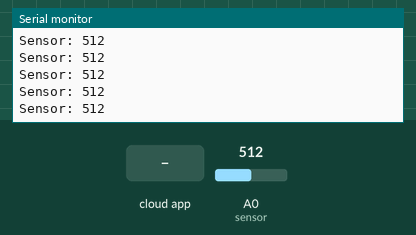
Simulated run of this sketch. Board: ESP8266 (NodeMCU). Shown: the last lines printed to the serial monitor. The test bench sets the inputs (shaded band); at power-on: A0 (sensor) = 512. WiFi joins after 1.5 s; servers stay silent unless stated; random numbers use the default seed unless the sketch sets one; no MQTT or app messages arrive unless stated; not simulated (calls return 0 or success): credentials.h.

Above: at 3.7 s.
3.8 s: A0 (sensor) set to 490
At 4.89 s:
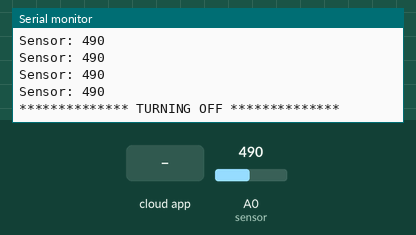
6.3 s: the phone or cloud app sets ledcurtainremote to 0
At 6.37 s:
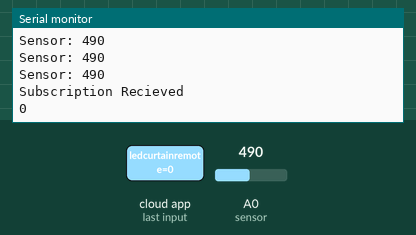
7.8 s: A0 (sensor) set to 510
At 8.95 s:
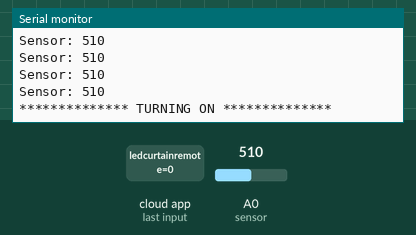
10.3 s: the phone or cloud app sets ledcurtainremote to 1
At 10.45 s:
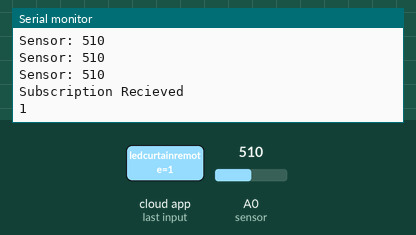
Timing chart, 0 to 12.8 s (numbered marks = the images above; inputs shaded):
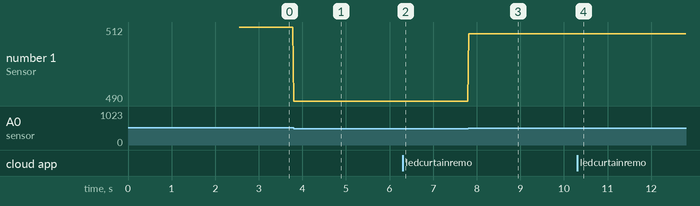

Measured:
- after the input at 3.8 s, the serial monitor: prints a new line at once (image 1)
- after the input at 6.3 s, the serial monitor: prints a new line at once (image 2)
- after the input at 7.8 s, the serial monitor: prints a new line at once (image 3)
- after the input at 10.3 s, the serial monitor: prints a new line at once (image 4)
- plotted number 1: 512 → 490 after the input at 3.8 s, 490 → 510 after the input at 7.8 s

The sketch:

LedCurtainRemote.ino
```cpp
/**
*
*
*  This is an IR controller designed to integrate a remote control LED curtain
*  with my smart home using MQTT. This code is dedicating to detecting the
*  power signal and sends MQTT commands to the IR blaster.    -Manny Batt
*
*
*         LED Curtain IR Codes
* F738C7 On     F7B847 Off       F77887 Mode
* F700FF Red    F7807F Green     F740BF Blue
* F720DF Yellow F7A05F Cyan      F7609F Purple
* F7C03F White  F7E01F Color W.  F708F7 Mode+
* F78877 Mode-  F748B7 Speed+    F7C837 Speed-
* F710EF M1     F7906F M2        F750AF M3
* F7D02F M4     F730CF M5        F7B04F M6
* F7708F M7     F7F00F M8
*
**/


// ***************************************
// ********** Global Variables ***********
// ***************************************


//Globals for Wifi Setup and OTA
#include <credentials.h>
#include <ESP8266WiFi.h>
#include <ESP8266mDNS.h>
#include <WiFiUdp.h>
#include <ArduinoOTA.h>

//WiFi Credentials
#ifndef STASSID
#define STASSID "your_ssid"
#endif
#ifndef STAPSK
#define STAPSK  "your_password"
#endif
const char* ssid = STASSID;
const char* password = STAPSK;

//MQTT
#include <Adafruit_MQTT.h>
#include <Adafruit_MQTT_Client.h>
#ifndef AIO_SERVER
#define AIO_SERVER      "your_MQTT_server_address"
#endif
#ifndef AIO_SERVERPORT
#define AIO_SERVERPORT  0000 //Your MQTT port
#endif
#ifndef AIO_USERNAME
#define AIO_USERNAME    "your_MQTT_username"
#endif
#ifndef AIO_KEY
#define AIO_KEY         "your_MQTT_key"
#endif
#define MQTT_KEEP_ALIVE 150
unsigned long previousTime;

//IR
#include <IRremoteESP8266.h>
#include <IRsend.h>
const uint16_t kIrLed = D7;
IRsend irsend(kIrLed);

//Analog
int sensor = A0;

//MQTT Startup
WiFiClient client;
Adafruit_MQTT_Client mqtt(&client, AIO_SERVER, AIO_SERVERPORT, AIO_USERNAME, AIO_KEY);
Adafruit_MQTT_Subscribe ledCurtain = Adafruit_MQTT_Subscribe(&mqtt, AIO_USERNAME "/feeds/ledcurtainremote");

//Variables
int powerState = 0;
int prevPowerState = 0;
int pendingPowerState = 0;


// ***************************************
// *************** Setup *****************
// ***************************************


void setup() {

  //Initialize IR
  irsend.begin();

  //Initialize Serial
  Serial.begin(115200);
  Serial.println("Booting");

  //WiFi Initialization
  wifiSetup();

  //Initialize MQTT
  mqtt.subscribe(&ledCurtain);
  MQTT_connect();

  //Check for power status of patronus
  int firstCheck = analogRead(sensor);
  if (firstCheck > 500) {
    powerState = 1;
    prevPowerState = 1;
  }
  Serial.print("Initial Power State: ");
  Serial.println(powerState);
  delay(1000);
}


// ***************************************
// ************* Da Loop *****************
// ***************************************


void loop() {

  //Network Housekeeping
  ArduinoOTA.handle();
  MQTT_connect();

  //Check for power to the Patronus and determine if the state is on or off
  int reading = analogRead(sensor);
  Serial.print("Sensor: ");
  Serial.println(reading);
  if(reading > 500){
    pendingPowerState++;
    if(pendingPowerState > 49){
      pendingPowerState = 50;
      powerState = 1;
    }
  }
  else if(reading < 500){
    pendingPowerState--;
    if(pendingPowerState < 0){
      pendingPowerState = 0;
      powerState = 0;
    }
  }

  //Turn the curtains on and select a random color if patronus is turned on.
  if (powerState == 1 && prevPowerState == 0) {
    Serial.println("************** TURNING ON **************");
    irsend.sendNEC(16201927, 64);
    int choice = random(1, 5);
    switch (choice) {
      case 1: irsend.sendNEC(16187647, 64); //red
        break;
      case 2: irsend.sendNEC(16220287, 64); //green
        break;
      case 3: irsend.sendNEC(16203967, 64); //blue
        break;
      case 4: irsend.sendNEC(16212127, 64); //purple
        break;
      case 5: irsend.sendNEC(16199887, 64); //cyan
        break;
    }
  }

  //Turn off the curtains if patronus is turned off
  else if (powerState == 0 && prevPowerState == 1) {
    Serial.println("************** TURNING OFF **************");
    irsend.sendNEC(16234567, 64);
  }

  //IR State Manager
  Adafruit_MQTT_Subscribe *subscription;
  while ((subscription = mqtt.readSubscription(10))) {
    Serial.println("Subscription Recieved");
    uint16_t value = atoi((char *)ledCurtain.lastread);
    Serial.println(value);
    delay(50);

    //Power off
    if (value == 1) {
      irsend.sendNEC(16234567, 64);
    }
    //Power on
    if (value == 2) {
      irsend.sendNEC(16201927, 64);
    }
    //Mode
    if (value == 3) {
      irsend.sendNEC(16218247, 64);
    }
    //Red
    if (value == 4) {
      irsend.sendNEC(16187647, 64);
    }
    //Green
    if (value == 5) {
      irsend.sendNEC(16220287, 64);
    }
    //Blue
    if (value == 6) {
      irsend.sendNEC(16203967, 64);
    }
    //Yellow
    if (value == 7) {
      irsend.sendNEC(16195807, 64);
    }
    //Cyan
    if (value == 8) {
      irsend.sendNEC(16228447, 64);
    }
    //Purple
    if (value == 9) {
      irsend.sendNEC(16212127, 64);
    }
    //White
    if (value == 10) {
      irsend.sendNEC(16236607, 64);
    }
    //Color Wheel
    if (value == 11) {
      irsend.sendNEC(16244767, 64);
    }
    //Mode +
    if (value == 12) {
      irsend.sendNEC(16189687, 64);
    }
    //Mode -
    if (value == 13) {
      irsend.sendNEC(16222327, 64);
    }
    //Speed +
    if (value == 14) {
      irsend.sendNEC(16206007, 64);
    }
    //Speed -
    if (value == 15) {
      irsend.sendNEC(16238647, 64);
    }
    //M1
    if (value == 16) {
      irsend.sendNEC(16191727, 64);
    }
    //M2
    if (value == 17) {
      irsend.sendNEC(16224367, 64);
    }
    //M3
    if (value == 18) {
      irsend.sendNEC(16208047, 64);
    }
    //M4
    if (value == 19) {
      irsend.sendNEC(16240687, 64);
    }
    //M5
    if (value == 20) {
      irsend.sendNEC(16199887, 64);
    }
    //M6
    if (value == 21) {
      irsend.sendNEC(16232527, 64);
    }
    //M7
    if (value == 22) {
      irsend.sendNEC(16216207, 64);
    }
    //M8
    if (value == 23) {
      irsend.sendNEC(16248847, 64);
    }
    delay(10);
  }
  delay(10);
  prevPowerState = powerState;
}


// ***************************************
// ********** Backbone Methods ***********
// ***************************************


void wifiSetup() {

  WiFi.mode(WIFI_STA);
  WiFi.begin(ssid, password);
  while (WiFi.waitForConnectResult() != WL_CONNECTED) {
    Serial.println("Connection Failed! Rebooting...");
    delay(5000);
    ESP.restart();
  }
  ArduinoOTA.setHostname("LedCurtains-Remote");
  ArduinoOTA.onStart([]() {
    String type;
    if (ArduinoOTA.getCommand() == U_FLASH) {
      type = "sketch";
    } else { // U_SPIFFS
      type = "filesystem";
    }
    Serial.println("Start updating " + type);
  });
  ArduinoOTA.onEnd([]() {
    Serial.println("\nEnd");
  });
  ArduinoOTA.onProgress([](unsigned int progress, unsigned int total) {
    Serial.printf("Progress: %u%%\r", (progress / (total / 100)));
  });
  ArduinoOTA.onError([](ota_error_t error) {
    Serial.printf("Error[%u]: ", error);
    if (error == OTA_AUTH_ERROR) {
      Serial.println("Auth Failed");
    } else if (error == OTA_BEGIN_ERROR) {
      Serial.println("Begin Failed");
    } else if (error == OTA_CONNECT_ERROR) {
      Serial.println("Connect Failed");
    } else if (error == OTA_RECEIVE_ERROR) {
      Serial.println("Receive Failed");
    } else if (error == OTA_END_ERROR) {
      Serial.println("End Failed");
    }
  });
  ArduinoOTA.begin();
  Serial.println("Ready");
  Serial.print("IP address: ");
  Serial.println(WiFi.localIP());
}

void MQTT_connect() {
  int8_t ret;

  // Stop if already connected.
  if (mqtt.connected()) {
    //Serial.println("Connected");
    return;
  }
  Serial.print("Connecting to MQTT... ");
  uint8_t retries = 3;

  while ((ret = mqtt.connect()) != 0) { // connect will return 0 for connected
    Serial.println(mqtt.connectErrorString(ret));
    Serial.println("Retrying MQTT connection in 5 seconds...");
    mqtt.disconnect();
    delay(5000);  // wait 5 seconds
    retries--;
    if (retries == 0) {
      // basically die and wait for WDT to reset me
      //while (1);
      Serial.println("Wait 10 min to reconnect");
      delay(600000);
    }
  }
  Serial.println("MQTT Connected!");
}
```
